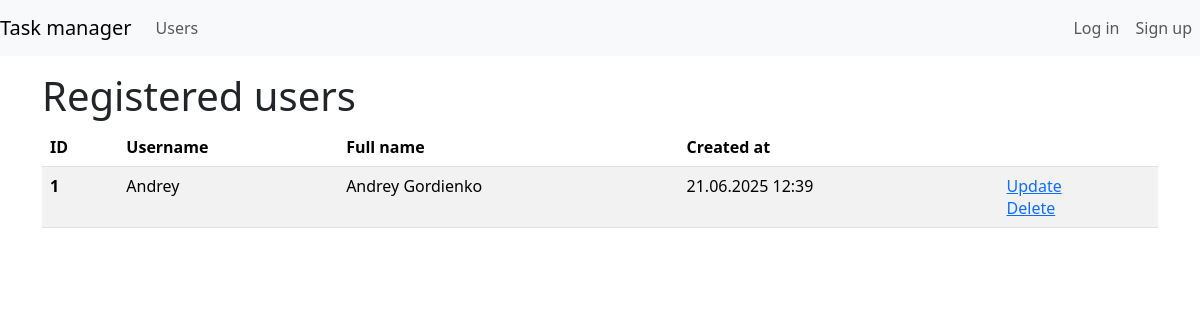
/users/, run on an earlier commit of the app's database.
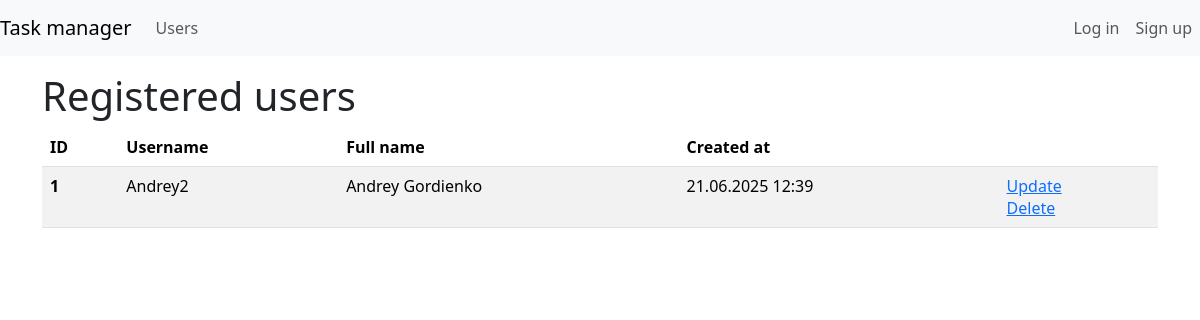
And on a later commit of the database.
### task_manager/users/models.py (models this page shows)
class MyUser(AbstractUser):
    created_at = models.DateTimeField(
        _("Creation date"),
        default=timezone.now,
        editable=False
    )

### task_manager/users/views.py (the view)
# urls.py: path("", UsersView.as_view(), name="user_list"),
class UsersView(ListView):
    model = MyUser
    context_object_name = "user_list"
    template_name = "users/user_list.html"

### task_manager/templates/users/user_list.html (shortened to what this page needs)
{% extends "task_manager/base.html" %}
{% load i18n %}
{% load django_bootstrap5 %}
{% block content %}
<div class="mt-4">
    <h1 class="mt-1">{% translate "Registered users" %}</h1>
    {% if user_list %}
    <table class="table table-striped">
        <thead>
            <tr>
                <th scope="col">ID</th>
                <th scope="col">{% translate "Username" %}</th>
                <th scope="col">{% translate "Full name" %}</th>
                <th scope="col">{% translate "Created at" %}</th>
                <th></th>
            </tr>
        </thead>
        <tbody>
            {% for user in user_list %}
            <tr>
                <th scope="row"> {{ user.id }}</th>
                <td>{{ user.username }}</td>
                <td>{{ user.get_full_name }}</td>
                <td>{{ user.date_joined|date:"d.m.Y H:i"}}</td>
                <td>
                    <a href="{% url 'users:update_user' user.pk %}">{% translate 'Update' %}</a>
                    <br>
                    <a href="{% url 'users:delete_user' user.pk %}">{% translate 'Delete' %}</a>
                </td>
            </tr>
            {% endfor %}
        </tbody>
    </table>
    {% else %}
    <p>There are no users.</p>
    {% endif %}
    {% endblock %}

What changed in the data, as far as the page shows it:
changed MyUser "Andrey Gordienko": username "Andrey" → "Andrey2"
